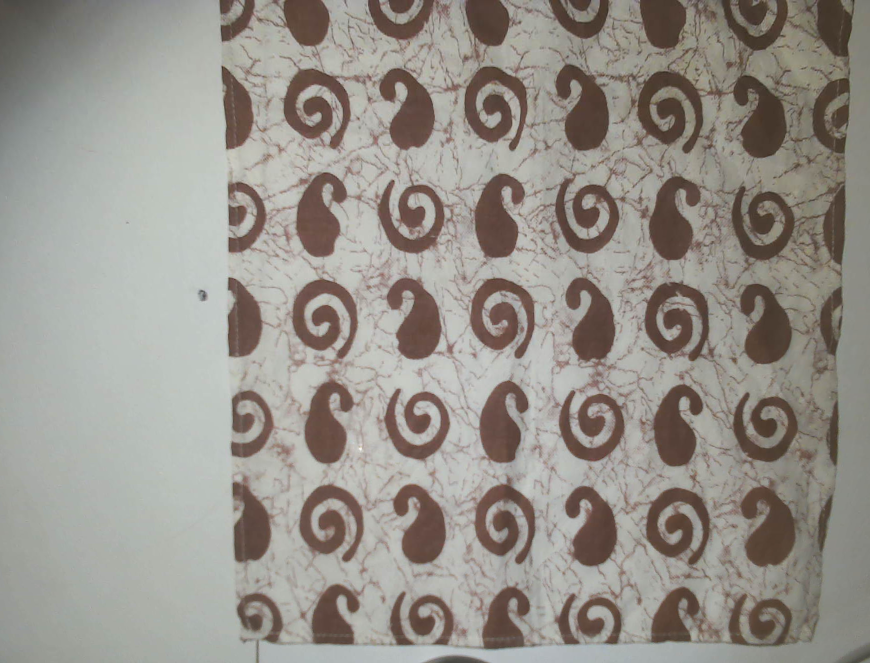
#> input picture data/pattern_refs/blue/ref_01.png, 1740 x 1326 px (shown at 1/2 size)
$ python -i transforms.py   (imports and definitions only)
#> lines starting #> are read from the running program, lines starting #| are printed output that depends on the picture
#> further down, picture is the input picture: shape (1326, 1740, 3); mean B, G, R 138.7, 145.7, 150.4
"""Shared image preprocessing for every model (training AND inference).

Rule: never resize/normalise images anywhere else - always import from here,
so Kaggle/Colab training and the Raspberry Pi see identical inputs.
"""
from pathlib import Path

import cv2
import numpy as np
import yaml

IMAGENET_MEAN = np.array([0.485, 0.456, 0.406], dtype=np.float32)
IMAGENET_STD = np.array([0.229, 0.224, 0.225], dtype=np.float32)


# [4 lines left out: function load_config, not called in this run]


def normalize_lighting(img_bgr, clip=2.0, grid=(8, 8)):
    """Even out brightness with CLAHE on the L channel (keeps colours)."""
#> called with clip = 2, grid = (8, 8)
    lab = cv2.cvtColor(img_bgr, cv2.COLOR_BGR2LAB)
#> lab: shape (1326, 1740, 3); mean of channels 0, 1, 2 153.8, 128.8, 132.6
    l, a, b = cv2.split(lab)
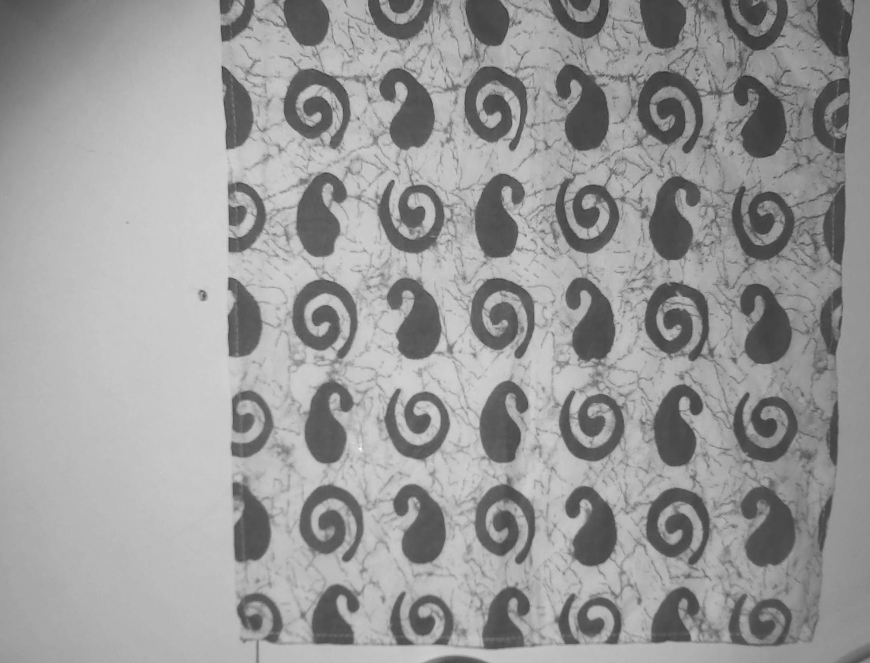
#> l: shape (1326, 1740) (shown at 1/2 size); min 24, max 251, mean 153.8
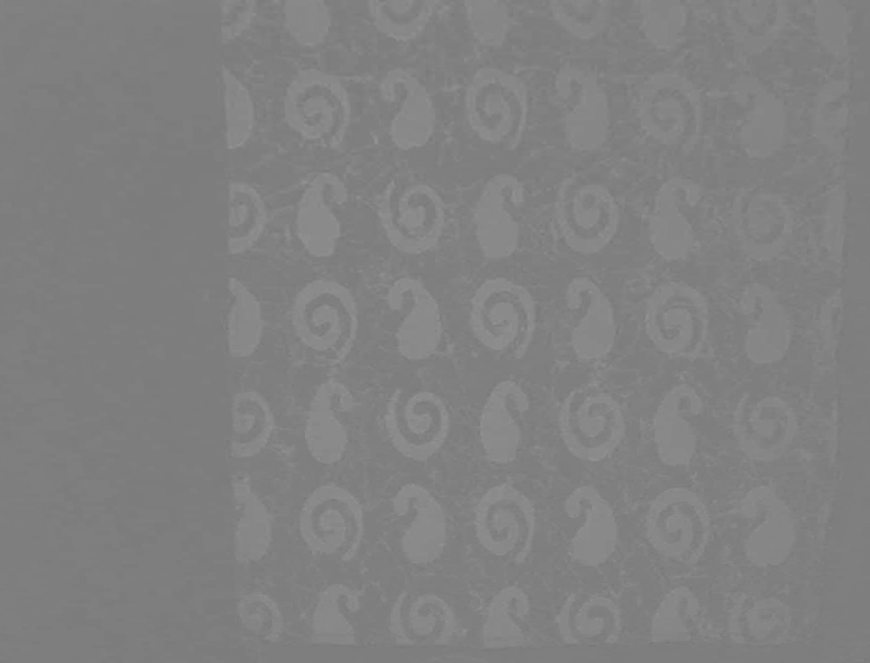
#> a: shape (1326, 1740) (shown at 1/2 size); min 116, max 149, mean 128.8
    clahe = cv2.createCLAHE(clipLimit=clip, tileGridSize=tuple(grid))
    l = clahe.apply(l)
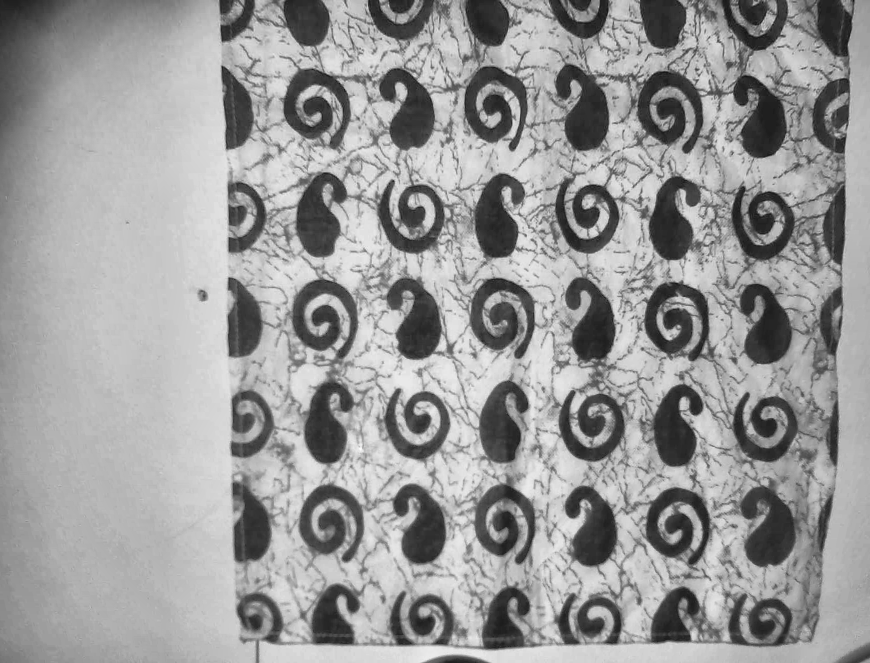
#> l: shape (1326, 1740) (shown at 1/2 size); min 11, max 253, mean 153.3
    return cv2.cvtColor(cv2.merge((l, a, b)), cv2.COLOR_LAB2BGR)
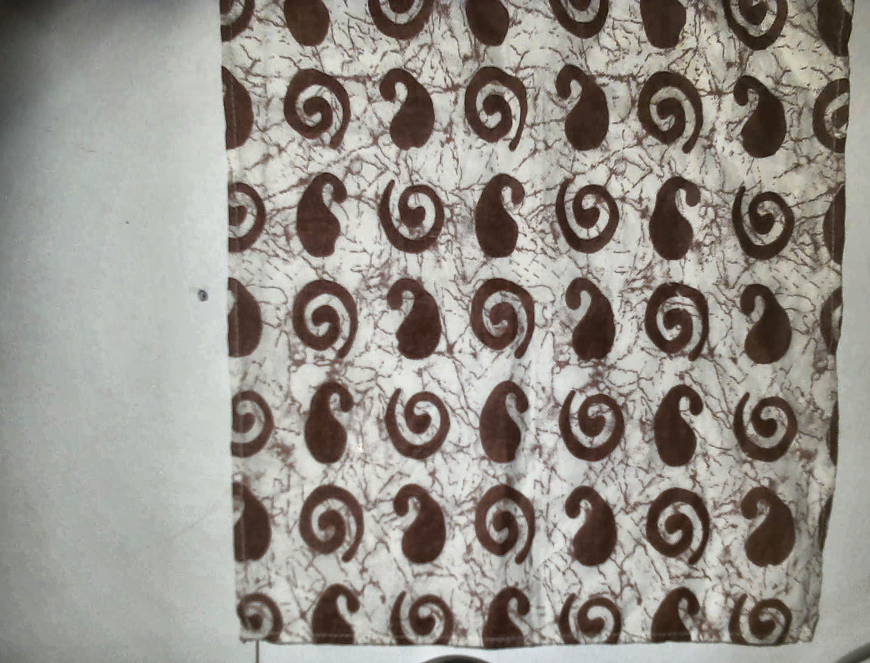
#> returned value: shape (1326, 1740, 3) (shown at 1/2 size); mean B, G, R 139.6, 146.5, 150.9


# [58 lines left out: functions to_model_input, crop, tile_positions, tile_image, stitch_maps, not called in this run]

>>> import cv2
>>> picture = cv2.imread('../data/pattern_refs/blue/ref_01.png')
>>> result = normalize_lighting(picture)

$ run again, on data/pattern_refs/blue/ref_02.png
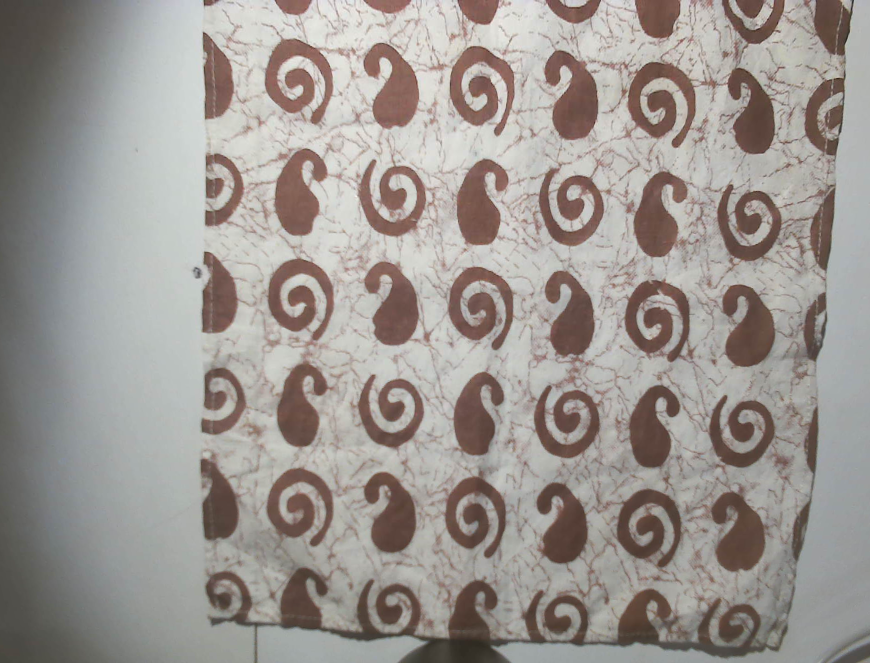
#> input picture data/pattern_refs/blue/ref_02.png, 1740 x 1326 px (shown at 1/2 size)
#> picture is the input picture: shape (1326, 1740, 3); mean B, G, R 145.5, 150.1, 156.1
#> lab: shape (1326, 1740, 3); mean of channels 0, 1, 2 158.4, 129.7, 131.4
#> in normalize_lighting, `l = clahe.apply(l)`:
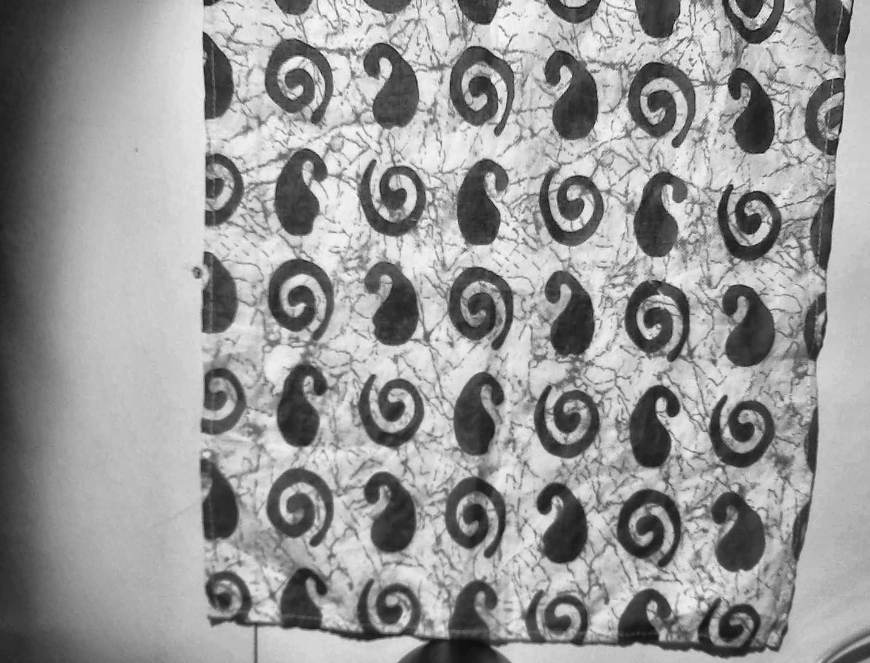
#> l: shape (1326, 1740) (shown at 1/2 size); min 2, max 253, mean 152.8
#> in normalize_lighting, `return cv2.cvtColor(cv2.merge((l, a, b)), cv2.COLOR_LAB2BGR)`:
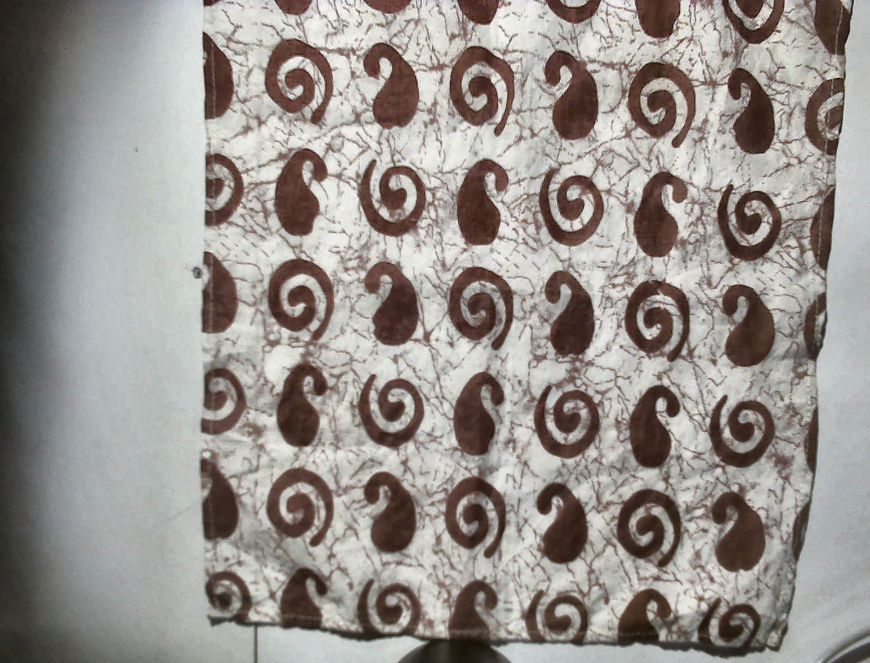
#> returned value: shape (1326, 1740, 3) (shown at 1/2 size); mean B, G, R 141.3, 145.7, 151.3
